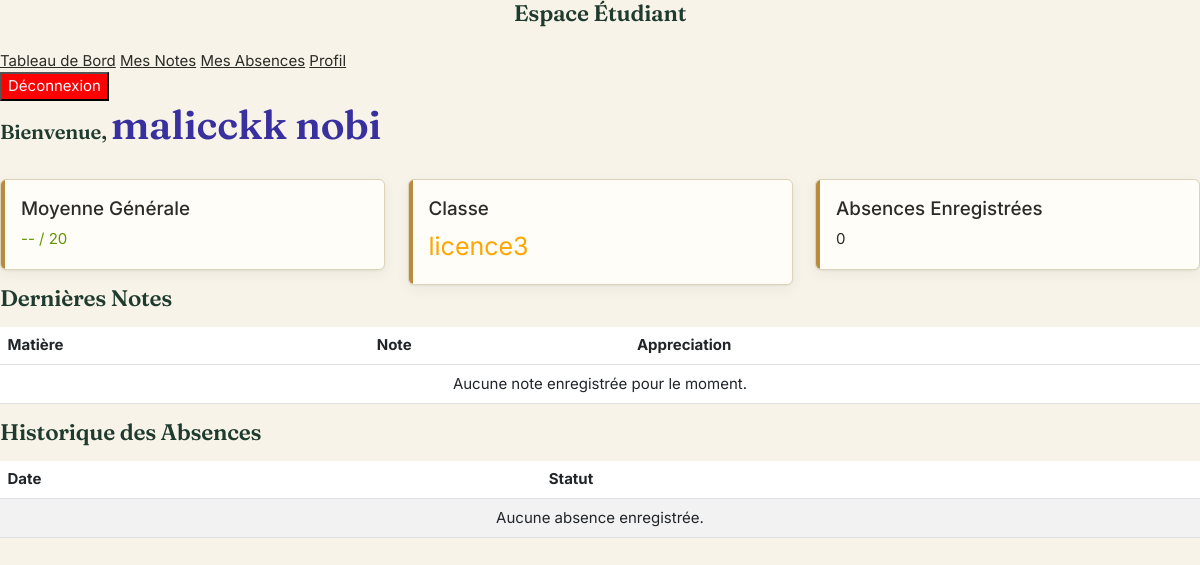
The app's page /espace_etd/ (signed in), older data.
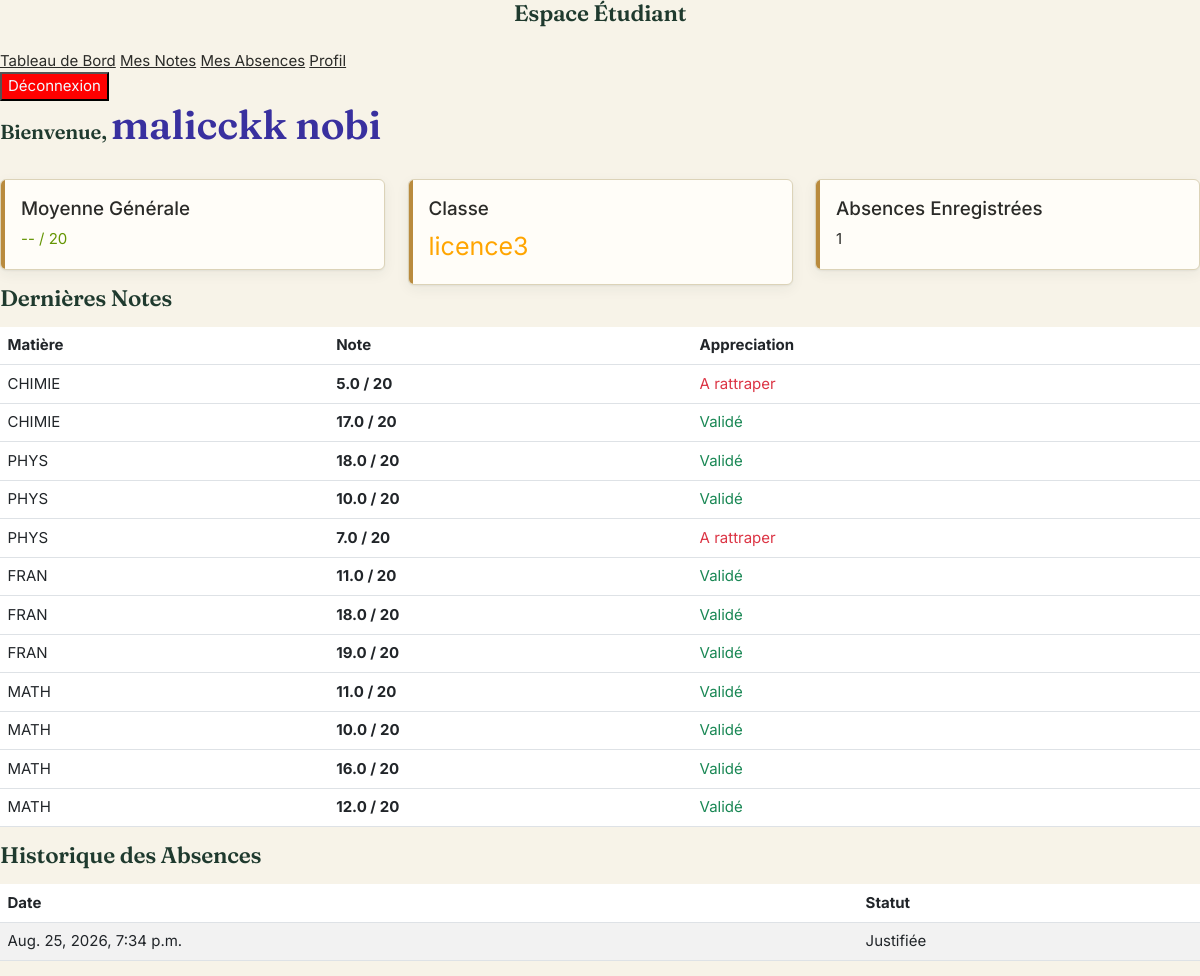
The same page, newer data.
### pages/models.py (models this page shows, shortened)
class Students(models.Model):
    user=models.OneToOneField(Users,on_delete=models.CASCADE,related_name='students' )
    nom=models.CharField(max_length=100)
    prenom=models.CharField(max_length=100)
    age=models.CharField(max_length=10)
    classe=models.ForeignKey(Classes,on_delete=models.SET_NULL,related_name='students', null=True,
    blank=True)

class Classes(models.Model):
    name=models.CharField(max_length=100)

class Grades (models.Model):
     id_students= models.ForeignKey(Students,on_delete=models.CASCADE,related_name='grades',   null=True,
    blank=True)
     id_subjects= models.ForeignKey(Subjects,on_delete=models.CASCADE,related_name='grades',   null=True,
    blank=True)
     note=models.FloatField(default=0.0)

class Subjects(models.Model):
    nom=models.CharField(max_length=100)
    id_teachers=models.ForeignKey(Teachers,on_delete=models.SET_NULL,related_name='subjects',   null=True,
    blank=True)

class Absences (models.Model):
     id_students= models.ForeignKey(Students,on_delete=models.SET_NULL,related_name='absences',   null=True,
    blank=True)
     date=models.DateTimeField(auto_now_add=True)
     status=models.CharField(max_length=10)

### pages/views.py (the view)
# urls.py: path('espace_etd/',views.espace_etd,name="espace_etd"),
@login_required  # Force l'utilisateur à se connecter avant de voir la page
def espace_etd(request):
    utilisateur_connect= request.user
    try:
        donnees = Students.objects.select_related('user', 'classe').get(user=request.user)
        abss= Absences.objects.filter(id_students=donnees)
        grd=Grades.objects.filter(id_students=donnees)
    except Students.DoesNotExist:
        donnees = None  # Évite un crash si un admin connecté n'est pas un étudiant
        abss=[]
        grd=[]
    utilisateur_connect= request.user
    return render(request, 'espace_etd.html', {"donnees": donnees,"abss":abss,"grd":grd})

### templates/espace_etd.html (shortened to what this page needs)
{% load static %}
<!DOCTYPE html>
<html lang="fr">
<head>
    <link href="https://cdn.jsdelivr.net/npm/bootstrap@5.3.0/dist/css/bootstrap.min.css" rel="stylesheet">
    <link rel="stylesheet" href="{% static 'css/style.css' %}">
</head>
<body>
    <div class="sidebar">
        <h3 class="text-center mb-4 fs-4">Espace Étudiant</h3>
        <a href="#" class="active">Tableau de Bord</a>
        <a href="#">Mes Notes</a>
        <a href="#">Mes Absences</a>
        <a href="#">Profil</a>
        {% if user.is_authenticated %}
        <form action="{% url 'logout' %}" method="POST">
            <button type="submit" style="background-color: red; color: aliceblue;">Déconnexion</button>
        </form>
        {% endif %}
    </div>
    <div class="main-content">
        <header class="d-flex justify-content-between align-items-center mb-4">
            <h2>Bienvenue, <span style="font-size: 40px; color: rgb(57, 48, 159);">{{ donnees.nom }} {{ donnees.prenom }}</span></h2>
        </header>
        <div class="row">
            <div class="col-md-4">
                <div class="stat-card success">
                    <h5>Moyenne Générale</h5>
                    <div class="stat-number" style="color: rgb(100, 149, 3);">{{ average_grade|default:"--" }} / 20</div>
                </div>
            </div>
            <div class="col-md-4">
                <div class="stat-card warning">
                    <h5>Classe</h5>
                    <div class="stat-number" style="font-size: 25px; color: orange;">{{ donnees.classe.name }}</div>
                </div>
            </div>
            <div class="col-md-4">
                <div class="stat-card danger">
                    <h5>Absences Enregistrées</h5>
                    <div class="stat-number">{{ abss|length }}</div>
                </div>
            </div>
        </div>
        <div class="custom-table-container">
            <h4 class="mb-3">Dernières Notes</h4>
            <table class="table table-hover align-middle">
                <thead>
                    <tr>
                        <th>Matière</th>
                        <th>Note</th>
                        <th>Appreciation</th>
                    </tr>
                </thead>
                <tbody>
                    {% for grade in grd %}
                    <tr>
                        <td>{{ grade.id_subjects.nom }}</td>
                        <td><strong>{{ grade.note }} / 20</strong></td>
                        <td>
                            {% if grade.note >= 10 %}
                                <span class="text-success">Validé</span>
                            {% else %}
                                <span class="text-danger">A rattraper</span>
                            {% endif %}
                        </td>
                    </tr>
                    {% empty %}
                    <tr>
                        <td colspan="3" class="text-center">Aucune note enregistrée pour le moment.</td>
                    </tr>
                    {% endfor %}
                </tbody>
            </table>
        </div>
        <div class="custom-table-container">
            <h4 class="mb-3">Historique des Absences</h4>
            <table class="table table-striped">
                <thead>
                    <tr>
                        <th>Date</th>
                        <th>Statut</th>
                    </tr>
                </thead>
                <tbody>
                    {% for absence in abss %}
                    <tr>
                        <td>{{ absence.date }}</td>
                        <td>
                            {% if absence.status == "justifiée" %}
                                <span class="badge-justified">Justifiée</span>
                            {% else %}
                                <span class="badge-unjustified">Non Justifiée</span>
                            {% endif %}
                        </td>
                    </tr>
                    {% empty %}
                    <tr>
                        <td colspan="2" class="text-center">Aucune absence enregistrée.</td>
                    </tr>
                    {% endfor %}
                </tbody>
            </table>
        </div>
    </div>
</body>
</html>

### static/css/style.css (style rules this page uses)
:root { --paper: #F7F3E8; --paper-dim: #EFE9D8; --ledger-line: #DCD3B8; --ink: #2B2B28; --ink-soft: #5B5748; --chalkboard: #1F3A2E; --chalkboard-2: #16281F; --brass: #B98B3E; --brass-light: #E7C888; --signal-red: #B5432C; --signal-red-bg: #F3DCD3; --signal-green: #3F6B4A; --signal-green-bg:#DCEADF; --white: #FFFDF8; --font-display: 'Fraunces', serif; --font-body: 'Inter', system-ui, sans-serif; --font-mono: 'IBM Plex Mono', monospace; --radius: 6px; --shadow-card: 0 1px 2px rgba(31,58,46,0.06), 0 4px 14px rgba(31,58,46,0.06); }
* { box-sizing: border-box; }
html, body { margin:0; padding:0; background: var(--paper); color: var(--ink); font-family: var(--font-body); font-size: 15px; line-height: 1.5; }
a { color: inherit; }
h1, h2, h3, h4 { font-family: var(--font-display); font-weight: 600; color: var(--chalkboard); margin: 0 0 .4em 0; letter-spacing: -0.01em; }
h2 { font-size: 1.35rem; }
h3 { font-size: 1.05rem; }
.stat-card { background: var(--white); border: 1px solid var(--ledger-line); border-radius: var(--radius); padding: 18px 20px; box-shadow: var(--shadow-card); position: relative; overflow: hidden; }
.stat-card::before { content:""; position:absolute; top:0; left:0; bottom:0; width:4px; background: var(--brass); }

Row changes from the older to the newer data that the page shows:
added Grades: id_subjects.nom "CHIMIE", note "5.0", shows "A rattraper"
added Grades: id_subjects.nom "CHIMIE", note "17.0", shows "Validé"
added Grades: id_subjects.nom "PHYS", note "18.0", shows "Validé"
added Grades: id_subjects.nom "PHYS", note "10.0", shows "Validé"
added Grades: id_subjects.nom "PHYS", note "7.0", shows "A rattraper"
added Grades: id_subjects.nom "FRAN", note "11.0", shows "Validé"
added Grades: id_subjects.nom "FRAN", note "18.0", shows "Validé"
added Grades: id_subjects.nom "FRAN", note "19.0", shows "Validé"
added Grades: id_subjects.nom "MATH", note "11.0", shows "Validé"
added Grades: id_subjects.nom "MATH", note "10.0", shows "Validé"
added Grades: id_subjects.nom "MATH", note "16.0", shows "Validé"
added Grades: id_subjects.nom "MATH", note "12.0", shows "Validé"
added Absences: date "Aug. 25, 2026, 7:34 p.m.", status "Justifiée"
Text that changed along with them:
{{ abss|length }}: "0" → "1"
text no longer shown: "Aucune note enregistrée pour le moment. Aucune absence enregistrée."
